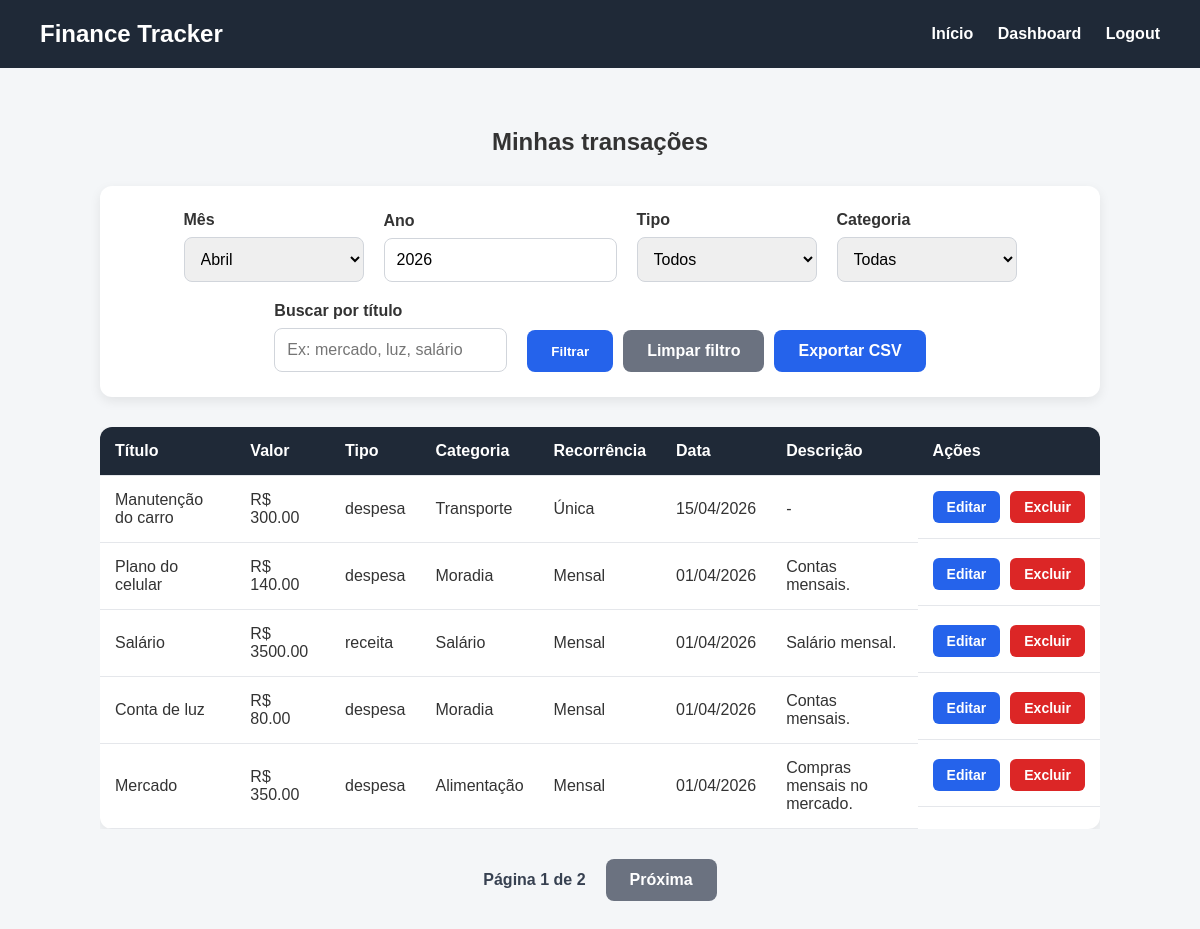
Page /transactions (signed in) on the committed database.
### app.py (models this page shows)
class Transaction(db.Model):
    id = db.Column(db.Integer, primary_key=True)
    title = db.Column(db.String(150), nullable=False)
    amount = db.Column(db.Float, nullable=False)
    type = db.Column(db.String(20), nullable=False)
    category = db.Column(db.String(100), nullable=False)
    date = db.Column(db.Date, nullable=False, default=datetime.utcnow)
    description = db.Column(db.Text, nullable=True)
    is_recurring = db.Column(db.Boolean, default=False)
    recurrence_type = db.Column(db.String(20), nullable=True)
    user_id = db.Column(db.Integer, db.ForeignKey("user.id"), nullable=False)

### app.py (the view)
@app.route("/transactions")
def transactions():
    if "user_id" not in session:
        flash("Faça login para visualizar suas transações.")
        return redirect(url_for("login"))
    data = get_filtered_transactions_for_user(session["user_id"])
    all_transactions = data["transactions"]
    page = request.args.get("page", default=1, type=int)
    per_page = 5
    total_transactions = len(all_transactions)
    total_pages = (total_transactions + per_page - 1) // per_page
    if total_pages == 0:
        total_pages = 1
    if page < 1:
        page = 1
    if page > total_pages:
        page = total_pages
    start_index = (page - 1) * per_page
    end_index = start_index + per_page
    paginated_transactions = all_transactions[start_index:end_index]
    return render_template(
        "transactions.html",
        transactions=paginated_transactions,
        selected_month=data["selected_month"],
        selected_year=data["selected_year"],
        selected_type=data["selected_type"],
        selected_category=data["selected_category"],
        available_categories=data["available_categories"],
        search_title=data["search_title"],
        page=page,
        total_pages=total_pages
    )

### templates/transactions.html (shortened to what this page needs)
{% extends "base.html" %}
{% block content %}
<section class="transactions-section">
    <h1>Minhas transações</h1>
    <section class="filter-section">
        <form method="GET" action="{{ url_for('transactions') }}" class="filter-form">
            <div class="filter-group">
                <label for="month">Mês</label>
                <select id="month" name="month">
                    <option value="4" {% if selected_month == 4 %}selected{% endif %}>Abril</option>
                </select>
            </div>
            <div class="filter-group">
                <label for="year">Ano</label>
                <input
                    type="number"
                    id="year"
                    name="year"
                    placeholder="Ex: 2026"
                    value="{{ selected_year }}"
                >
            </div>
            <div class="filter-group">
                <label for="type">Tipo</label>
                <select id="type" name="type">
                    <option value="">Todos</option>
                </select>
            </div>
            <div class="filter-group">
                <label for="category">Categoria</label>
                <select id="category" name="category">
                    <option value="">Todas</option>
                </select>
            </div>
            <div class="filter-group">
                <label for="search">Buscar por título</label>
                <input
                    type="text"
                    id="search"
                    name="search"
                    placeholder="Ex: mercado, luz, salário"
                    value="{{ search_title }}"
                >
            </div>
            <div class="filter-buttons">
                <button type="submit" class="btn">Filtrar</button>
                <a href="{{ url_for('transactions') }}" class="btn btn-secondary">Limpar filtro</a>
                <a
                    href="{{ url_for('export_transactions_csv', month=selected_month, year=selected_year, type=selected_type, category=selected_category, search=search_title) }}"
                    class="btn"
                >
                    Exportar CSV
                </a>
            </div>
        </form>
    </section>
    {% if transactions %}
        <div class="table-container">
            <table class="transactions-table">
                <thead>
                    <tr>
                        <th>Título</th>
                        <th>Valor</th>
                        <th>Tipo</th>
                        <th>Categoria</th>
                        <th>Recorrência</th>
                        <th>Data</th>
                        <th>Descrição</th>
                        <th>Ações</th>
                    </tr>
                </thead>
                <tbody>
                    {% for transaction in transactions %}
                        <tr>
                            <td>{{ transaction.title }}</td>
                            <td>R$ {{ "%.2f"|format(transaction.amount) }}</td>
                            <td>{{ transaction.type }}</td>
                            <td>{{ transaction.category }}</td>
                            <td>
                                {% if transaction.is_recurring and transaction.recurrence_type == "monthly" %}
                                    Mensal
                                {% else %}
                                    Única
                                {% endif %}
                            </td>
                            <td>{{ transaction.date.strftime("%d/%m/%Y") }}</td>
                            <td>{{ transaction.description if transaction.description else "-" }}</td>
                            <td class="actions-cell">
                                <a href="{{ url_for('edit_transaction', transaction_id=transaction.id) }}" class="btn-action edit-btn">
                                    Editar
                                </a>
                                <form action="{{ url_for('delete_transaction', transaction_id=transaction.id) }}" method="POST" class="delete-form">
                                    <button type="submit" class="btn-action delete-btn" onclick="return confirm('Tem certeza que deseja excluir esta transação?')">
                                        Excluir
                                    </button>
                                </form>
                            </td>
                        </tr>
                    {% endfor %}
                </tbody>
            </table>
        </div>
        <div class="pagination">
            <span class="pagination-info">Página {{ page }} de {{ total_pages }}</span>
            {% if page < total_pages %}
                <a
                    href="{{ url_for('transactions', month=selected_month, year=selected_year, type=selected_type, category=selected_category, search=search_title, page=page+1) }}"
                    class="btn btn-secondary"
                >
                    Próxima
                </a>
            {% endif %}
        </div>
    {% else %}
        <div class="empty-state">
            <p>Nenhuma transação encontrada para esse filtro.</p>
            <a href="{{ url_for('add_transaction') }}" class="btn">Adicionar transação</a>
        </div>
    {% endif %}
</section>
{% endblock %}

### templates/base.html (shortened to what this page needs)
<!DOCTYPE html>
<html lang="pt-BR">
<head>
    <link rel="stylesheet" href="{{ url_for('static', filename='style.css') }}">
</head>
<body>
    <header>
        <nav class="navbar">
            <h2 class="logo">Finance Tracker</h2>
            <div class="nav-links">
                <a href="{{ url_for('home') }}">Início</a>
                {% if "user_id" in session %}
                    <a href="{{ url_for('dashboard') }}">Dashboard</a>
                    <a href="{{ url_for('logout') }}">Logout</a>
                {% else %}
                    <a href="{{ url_for('login') }}">Login</a>
                    <a href="{{ url_for('register') }}">Cadastrar</a>
                {% endif %}
            </div>
        </nav>
    </header>
    <main class="container">
        {% block content %}{% endblock %}
    </main>
</body>
</html>

### static/style.css (style rules this page uses)
* { margin: 0; padding: 0; box-sizing: border-box; }
body { font-family: Arial, sans-serif; background-color: #f4f6f8; color: #333; }
.navbar { background-color: #1f2937; color: white; padding: 20px 40px; display: flex; justify-content: space-between; align-items: center; }
.logo { font-size: 24px; }
.nav-links a { color: white; text-decoration: none; margin-left: 20px; font-weight: bold; }
.container { width: 90%; max-width: 1000px; margin: 60px auto; }
.btn { display: inline-block; background-color: #2563eb; color: white; padding: 12px 24px; text-decoration: none; border-radius: 8px; font-weight: bold; border: none; cursor: pointer; }
.btn-secondary { background-color: #6b7280; }
.transactions-section h1 { text-align: center; margin-bottom: 30px; }
.table-container { overflow-x: auto; }
.transactions-table { width: 100%; border-collapse: collapse; background-color: white; border-radius: 12px; overflow: hidden; box-shadow: 0 4px 12px rgba(0, 0, 0, 0.08); }
.transactions-table th, .transactions-table td { padding: 15px; text-align: left; border-bottom: 1px solid #e5e7eb; }
.transactions-table th { background-color: #1f2937; color: white; }
.actions-cell { display: flex; gap: 10px; align-items: center; }
.btn-action { padding: 8px 14px; border-radius: 6px; text-decoration: none; color: white; font-size: 14px; font-weight: bold; border: none; cursor: pointer; display: inline-block; }
.edit-btn { background-color: #2563eb; }
.delete-btn { background-color: #dc2626; }
.delete-form { display: inline; }
.filter-section { background-color: white; padding: 25px; border-radius: 12px; box-shadow: 0 4px 12px rgba(0, 0, 0, 0.08); margin-bottom: 30px; }
.filter-form { display: flex; flex-wrap: wrap; gap: 20px; align-items: end; justify-content: center; }
.filter-group { display: flex; flex-direction: column; min-width: 180px; }
.filter-group label { margin-bottom: 8px; font-weight: bold; }
.filter-group select, .filter-group input { padding: 12px; border: 1px solid #d1d5db; border-radius: 8px; font-size: 16px; }
.filter-buttons { display: flex; gap: 10px; flex-wrap: wrap; }
.pagination { display: flex; justify-content: center; align-items: center; gap: 20px; margin-top: 30px; flex-wrap: wrap; }
.pagination-info { font-weight: bold; color: #374151; }

### rows in the picture
Transaction: amount "300.00", is_recurring "Única"
Transaction: amount "140.00"
Transaction: amount "3500.00"
Transaction: amount "80.00"
Transaction: amount "350.00"

### other values in the picture
{{ transaction.date.strftime("%d/%m/%Y") }} "01/04/2026" "01/04/2026" "01/04/2026" "01/04/2026"
{{ page }} "1"
{{ total_pages }} "2"
